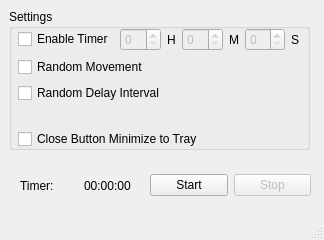
<?xml version="1.0" encoding="UTF-8"?>
<ui version="4.0">
 <class>MainWindow</class>
 <widget class="QMainWindow" name="MainWindow">
  <property name="geometry">
   <rect>
    <x>0</x>
    <y>0</y>
    <width>324</width>
    <height>240</height>
   </rect>
  </property>
  <property name="sizePolicy">
   <sizepolicy hsizetype="Fixed" vsizetype="Fixed">
    <horstretch>0</horstretch>
    <verstretch>0</verstretch>
   </sizepolicy>
  </property>
  <property name="minimumSize">
   <size>
    <width>324</width>
    <height>240</height>
   </size>
  </property>
  <property name="maximumSize">
   <size>
    <width>324</width>
    <height>240</height>
   </size>
  </property>
  <property name="windowTitle">
   <string>Mouse Mover</string>
  </property>
  <widget class="QWidget" name="centralwidget">
   <widget class="QWidget" name="gridLayoutWidget_2">
    <property name="geometry">
     <rect>
      <x>150</x>
      <y>170</y>
      <width>161</width>
      <height>31</height>
     </rect>
    </property>
    <layout class="QGridLayout" name="gridLayout_2">
     <item row="0" column="0">
      <widget class="QPushButton" name="startButton">
       <property name="text">
        <string>Start</string>
       </property>
      </widget>
     </item>
     <item row="0" column="1">
      <widget class="QPushButton" name="stopButton">
       <property name="enabled">
        <bool>false</bool>
       </property>
       <property name="text">
        <string>Stop</string>
       </property>
      </widget>
     </item>
    </layout>
   </widget>
   <widget class="QGroupBox" name="groupBox">
    <property name="geometry">
     <rect>
      <x>9</x>
      <y>9</y>
      <width>301</width>
      <height>141</height>
     </rect>
    </property>
    <property name="title">
     <string>Settings</string>
    </property>
    <widget class="QWidget" name="gridLayoutWidget">
     <property name="geometry">
      <rect>
       <x>9</x>
       <y>19</y>
       <width>281</width>
       <height>121</height>
      </rect>
     </property>
     <layout class="QVBoxLayout" name="verticalLayout">
      <item>
       <layout class="QGridLayout" name="gridLayout_4">
        <property name="sizeConstraint">
         <enum>QLayout::SetDefaultConstraint</enum>
        </property>
        <item row="0" column="0">
         <widget class="QCheckBox" name="timerEnabled">
          <property name="text">
           <string>Enable Timer</string>
          </property>
         </widget>
        </item>
        <item row="0" column="2">
         <layout class="QGridLayout" name="gridLayout_5">
          <item row="0" column="4">
           <widget class="QLabel" name="label_2">
            <property name="sizePolicy">
             <sizepolicy hsizetype="Fixed" vsizetype="Preferred">
              <horstretch>0</horstretch>
              <verstretch>0</verstretch>
             </sizepolicy>
            </property>
            <property name="text">
             <string>M</string>
            </property>
           </widget>
          </item>
          <item row="0" column="2">
           <widget class="QLabel" name="label">
            <property name="sizePolicy">
             <sizepolicy hsizetype="Fixed" vsizetype="Preferred">
              <horstretch>0</horstretch>
              <verstretch>0</verstretch>
             </sizepolicy>
            </property>
            <property name="text">
             <string>H</string>
            </property>
           </widget>
          </item>
          <item row="0" column="6">
           <widget class="QLabel" name="label_3">
            <property name="text">
             <string>S</string>
            </property>
           </widget>
          </item>
          <item row="0" column="1">
           <widget class="QSpinBox" name="timerHour">
            <property name="enabled">
             <bool>false</bool>
            </property>
            <property name="sizePolicy">
             <sizepolicy hsizetype="Fixed" vsizetype="Fixed">
              <horstretch>0</horstretch>
              <verstretch>0</verstretch>
             </sizepolicy>
            </property>
           </widget>
          </item>
          <item row="0" column="3">
           <widget class="QSpinBox" name="timerMinute">
            <property name="enabled">
             <bool>false</bool>
            </property>
            <property name="sizePolicy">
             <sizepolicy hsizetype="Fixed" vsizetype="Fixed">
              <horstretch>0</horstretch>
              <verstretch>0</verstretch>
             </sizepolicy>
            </property>
            <property name="maximum">
             <number>59</number>
            </property>
           </widget>
          </item>
          <item row="0" column="5">
           <widget class="QSpinBox" name="timerSecond">
            <property name="enabled">
             <bool>false</bool>
            </property>
            <property name="sizePolicy">
             <sizepolicy hsizetype="Fixed" vsizetype="Fixed">
              <horstretch>0</horstretch>
              <verstretch>0</verstretch>
             </sizepolicy>
            </property>
            <property name="maximum">
             <number>59</number>
            </property>
           </widget>
          </item>
         </layout>
        </item>
       </layout>
      </item>
      <item>
       <widget class="QCheckBox" name="randomMovementEnabled">
        <property name="text">
         <string>Random Movement</string>
        </property>
       </widget>
      </item>
      <item>
       <widget class="QCheckBox" name="randomDelayEnabled">
        <property name="text">
         <string>Random Delay Interval</string>
        </property>
       </widget>
      </item>
      <item>
       <spacer name="horizontalSpacer">
        <property name="orientation">
         <enum>Qt::Horizontal</enum>
        </property>
        <property name="sizeHint" stdset="0">
         <size>
          <width>40</width>
          <height>20</height>
         </size>
        </property>
       </spacer>
      </item>
      <item>
       <widget class="QCheckBox" name="minimizeToTrayEnabled">
        <property name="text">
         <string>Close Button Minimize to Tray</string>
        </property>
       </widget>
      </item>
     </layout>
    </widget>
   </widget>
   <widget class="QWidget" name="gridLayoutWidget_5">
    <property name="geometry">
     <rect>
      <x>20</x>
      <y>170</y>
      <width>121</width>
      <height>31</height>
     </rect>
    </property>
    <layout class="QGridLayout" name="gridLayout">
     <item row="0" column="1">
      <widget class="QLabel" name="currentTimerValue">
       <property name="text">
        <string>00:00:00</string>
       </property>
      </widget>
     </item>
     <item row="0" column="0">
      <widget class="QLabel" name="currentTimerLabel">
       <property name="text">
        <string>Timer: </string>
       </property>
      </widget>
     </item>
    </layout>
   </widget>
  </widget>
  <widget class="QMenuBar" name="menubar">
   <property name="geometry">
    <rect>
     <x>0</x>
     <y>0</y>
     <width>324</width>
     <height>21</height>
    </rect>
   </property>
  </widget>
  <widget class="QStatusBar" name="statusbar"/>
  <action name="actionExit">
   <property name="text">
    <string>Exit</string>
   </property>
  </action>
  <action name="actionAdvanced_Settings">
   <property name="text">
    <string>Advanced Settings</string>
   </property>
  </action>
 </widget>
 <resources/>
 <connections/>
</ui>
